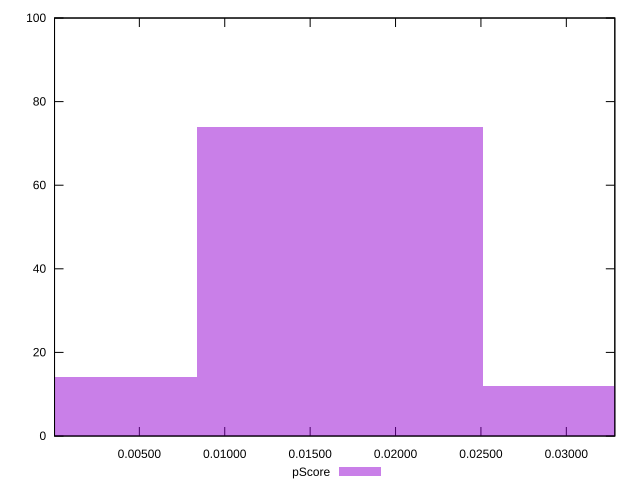

gnuplot code for this plot:
reset

$pScore <<EOF
0.016730508104885678 74
0.033461016209771356 12
0 14
EOF

set key outside below
set boxwidth 0.016730508104885678
set xrange [0.0000338960174956493:0.032839290491906814]
set yrange [0:100]
set trange [0:100]
set style fill transparent solid 0.5 noborder
set terminal svg size 640, 490 enhanced background rgb 'white'
set output "report_00015_2021-02-09T16-11-33.973Z/cumulative-layout-shift/samples/pages+cached+noadtech/pScore/histogram.svg"

plot $pScore title "pScore" with boxes

reset
